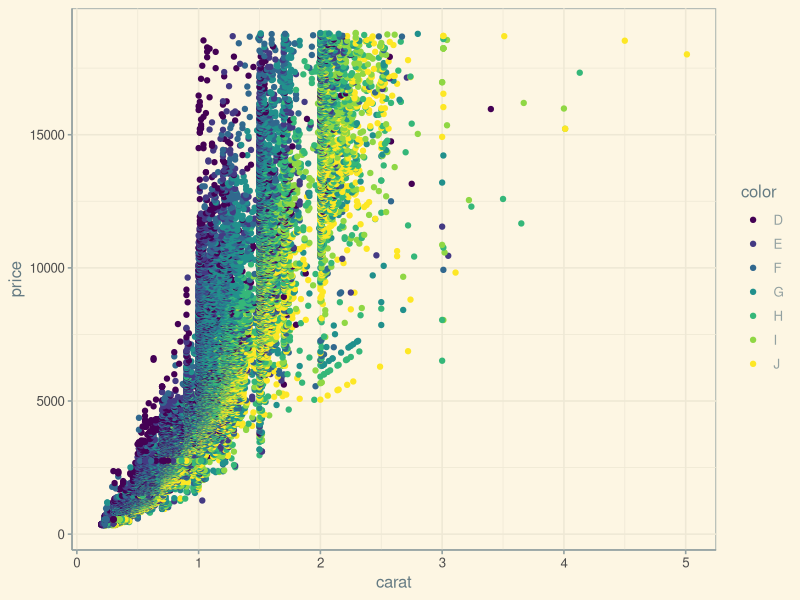

Reproduce this figure in R.
#################################################################################
## This example is based on 'R for Everyone: Advanced Analytics and Graphics'  ##
## by Jared P. Lander                                                          ##
#################################################################################

# install the necessary package.
install.packages('ggplot2')
install.packages('ggthemes')

# import necessary packages.
library(ggplot2)
library(ggthemes)

# draw base plot.
myPlot <- ggplot(diamonds, aes(x=carat, y=price)) + geom_point(aes(color=color))

### 'diamonds' is the diamonds data set in ggplot2. Type diamonds and ?diamonds to understand it. 

# add theme to beautify the plot.
myPlot + theme_solarized()                                # The Solarized palette style

### try more theme as below 
# myPlot + theme_economist() + scale_colour_economist()   # The Economist magazine style
# myPlot + theme_excel() + scale_colour_excel()           # The Excel style
# myPlot + theme_tufte()                                  # Edward Tufte style
# myPlot + theme_wsj()                                    # The Wall Street Journal style
